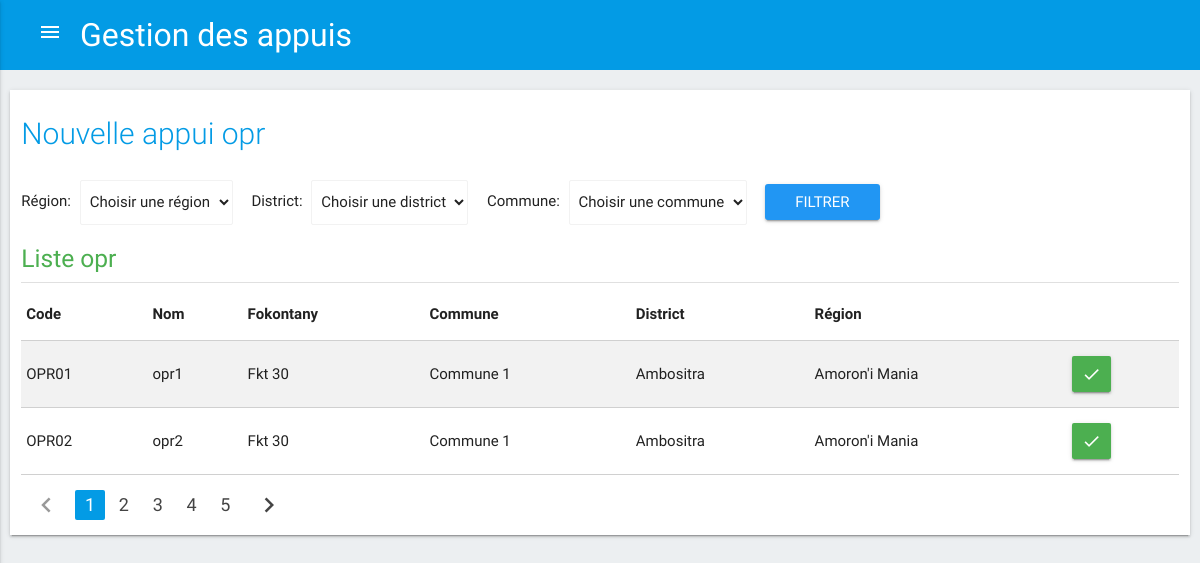
The app's page /c_appui/appui_op/opr, older data.
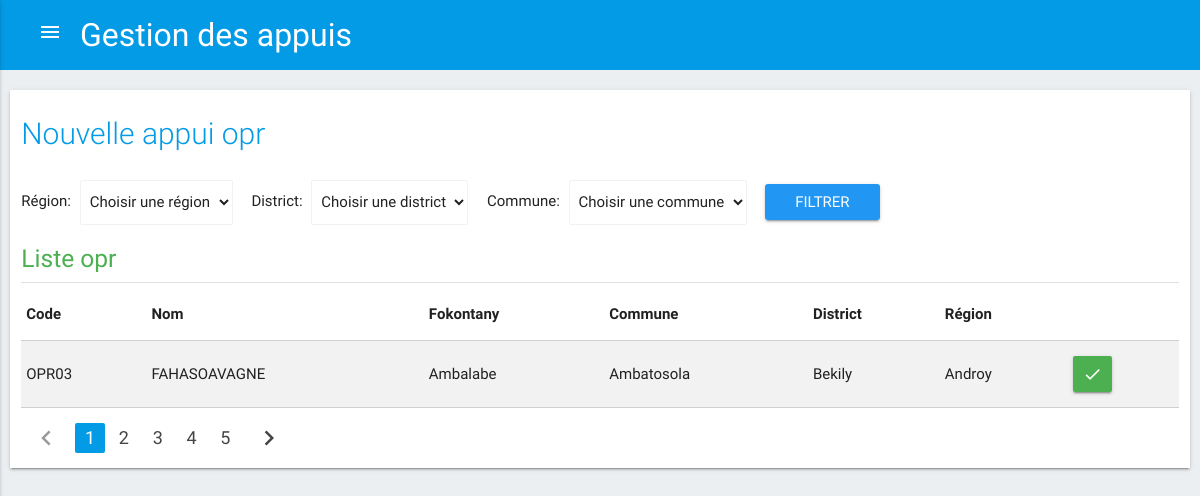
The same page, newer data.
### tables this page shows
CREATE TABLE `opr` (
  `ID_OPR` int(11) NOT NULL,
  `ID_OPF` int(11) DEFAULT NULL,
  `ID_FOKONTANY` int(11) NOT NULL,
  `CODE_OPR` varchar(20) DEFAULT NULL,
  `NOM_OPR` varchar(50) DEFAULT NULL,
  `DATE_CREATION` date DEFAULT NULL,
  `STATUT` varchar(50) DEFAULT NULL,
  `FORMELLE` tinyint(1) DEFAULT NULL,
  `ID_REPRESENTANT` int(11) DEFAULT NULL,
  `CONTACT` text,
  `OBSERVATION` varchar(255) DEFAULT NULL
);

### application/views/templates.php (called while the page is built, shortened)
<?php
	$this->load->view("templates/header");
	$this->load->view($contents);

### application/controllers/C_appui.php (called while the page is built, shortened)
<?php
	class C_appui extends CI_Controller {
        public function appui_op($op='',$id=''){
            $this->load->model('M_zone_intervention');
            $this->load->model('M_op');
            $data['titre'] = 'Gestion des appuis';
            $column='ID_'.$op.' ID_OP, CODE_'.$op.' CODE_OP, NOM_'.$op.' NOM_OP, NOM_REGION, NOM_DISTRICT, NOM_COMMUNE, NOM_FOKONTANY';
            if($op!='') {
                if ($id == '') {
                    $data['op'] = strtolower($op);
                    $data['regions'] = $this->M_zone_intervention->getRegion();
                    $data['opListe'] = $this->M_op->getOp($op,$column);
                    $data['contents'] = 'new_appui';
                    $this->load->view('templates', $data);
                }
            }
        }
	}

### index.php (called while the page is built, shortened)
<?php
require_once BASEPATH.'core/CodeIgniter.php';

### application/models/M_op.php (called while the page is built, shortened)
<?php
	class M_op extends CI_Model {
        public function getOp($op,$column){
            $table = $op;
            $this->db->select($column);
            $this->db->from($table);
            $this->db->join('zone_intervention', 'zone_intervention.id_fokontany = '.$table.'.id_fokontany','left');
            $this->db->join('menages', 'menages.id_menage = '.$table.'.id_representant','left');
            $query = $this->db->get();
            return $query->result();
        }
	}

### application/views/new_appui.php (the view, shortened to what this page needs)
<main>
    <div class="container1">
        <div class="row z-depth-1">
            <div class="col s12">
                <h2 class="header" style="margin-bottom: 30px;">Nouvelle appui <?php echo $op?> </h2>
                <?php if(sizeof($opListe)>0) { ?>
                <form method="get" action="#!" style="margin-bottom: 20px;">
                    Région:
                    <div class="input-field inline" style="margin: 0 15px 0 5px">
                        <select class="browser-default" name="id_region">
                            <option value="" disabled selected>Choisir une région</option>
                        </select>
                    </div>
                    District:
                    <div class="input-field inline" style="margin: 0 15px 0 5px">
                        <select class="browser-default" name="id_district">
                            <option value="" disabled selected>Choisir une district</option>
                        </select>
                    </div>
                    Commune:
                    <div class="input-field inline" style="margin: 0 15px 0 5px">
                        <select class="browser-default" name="id_commune">
                            <option value="" disabled selected>Choisir une commune</option>
                        </select>
                    </div>
                    <input type="submit" value="Filtrer" class="waves-effect blue waves-light btn btn-block" style="vertical-align: middle;">
                </form>
                <?php } ?>
                <h5 class="green-text">Liste <?php echo $op?> </h5>
                <div class="divider"></div>
                <table class="responsive-table bordered striped">
                    <thead>
                    <tr>
                        <th>Code</th>
                        <th>Nom</th>
                        <th>Fokontany</th>
                        <th>Commune</th>
                        <th>District</th>
                        <th>Région</th>
                        <th></th>
                    </tr>
                    </thead>
                    <tbody>
                    <?php foreach($opListe as $opLigne){ ?>
                    <tr>
                        <td><?php echo $opLigne->CODE_OP?></td>
                        <td><?php echo $opLigne->NOM_OP?></td>
                        <td><?php echo $opLigne->NOM_FOKONTANY?></td>
                        <td><?php echo $opLigne->NOM_COMMUNE?></td>
                        <td><?php echo $opLigne->NOM_DISTRICT?></td>
                        <td><?php echo $opLigne->NOM_REGION?></td>
                        <td><a href="<?php echo base_url(); ?>c_appui/appui_op/<?php echo $op.'/'.$opLigne->ID_OP ?>" class="waves-effect green waves-light btn"><i class="material-icons">done</i></a></td>
                    </tr>
                    <?php } ?>
                    </tbody>
                </table>
                <ul class="pagination">
                    <li class="disabled"><a href="#!"><i class="material-icons">chevron_left</i></a></li>
                    <li class="active"><a href="#!">1</a></li>
                    <li class="waves-effect"><a href="#!">2</a></li>
                    <li class="waves-effect"><a href="#!">3</a></li>
                    <li class="waves-effect"><a href="#!">4</a></li>
                    <li class="waves-effect"><a href="#!">5</a></li>
                    <li class="waves-effect"><a href="#!"><i class="material-icons">chevron_right</i></a></li>
                </ul>
            </div>
        </div>
    </div>
</main>

Row changes from the older to the newer data that the page shows:
removed opr: CODE_OPR "OPR01", NOM_OPR "opr1", NOM_FOKONTANY "Fkt 30", NOM_COMMUNE "Commune 1", NOM_DISTRICT "Ambositra", NOM_REGION "Amoron'i Mania"
removed opr: CODE_OPR "OPR02", NOM_OPR "opr2", NOM_FOKONTANY "Fkt 30", NOM_COMMUNE "Commune 1", NOM_DISTRICT "Ambositra", NOM_REGION "Amoron'i Mania"
added opr: CODE_OPR "OPR03", NOM_OPR "FAHASOAVAGNE", NOM_FOKONTANY "Ambalabe", NOM_COMMUNE "Ambatosola", NOM_DISTRICT "Bekily", NOM_REGION "Androy"
